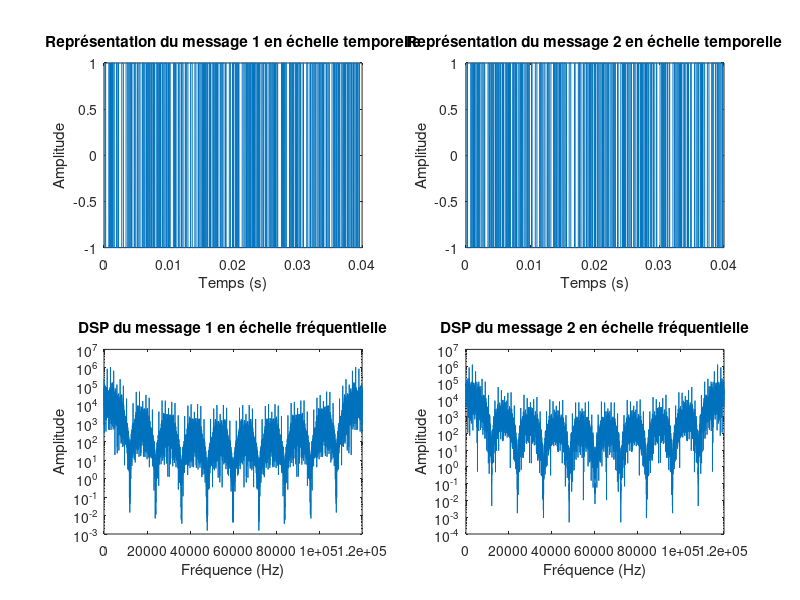
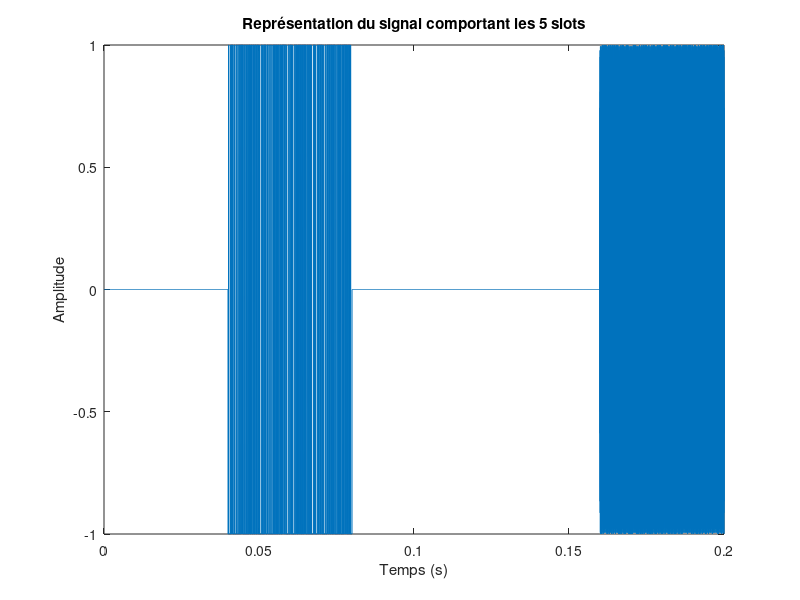
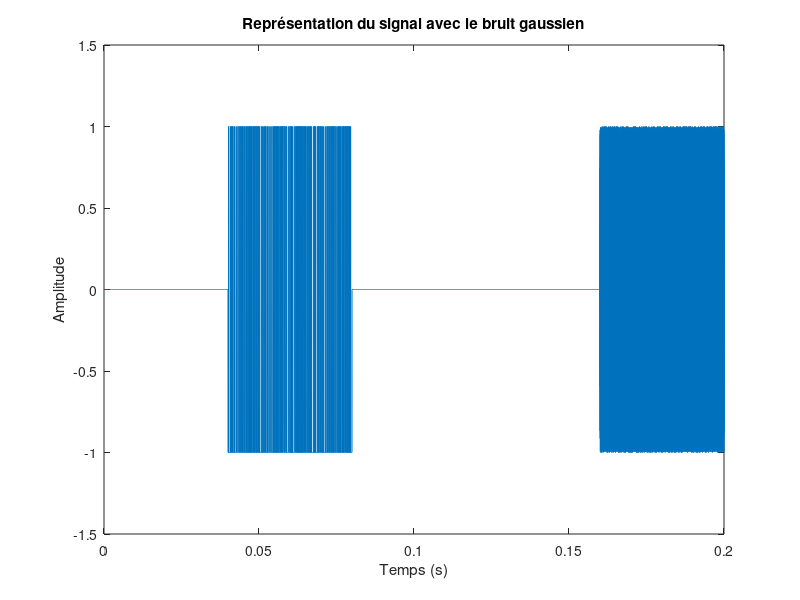
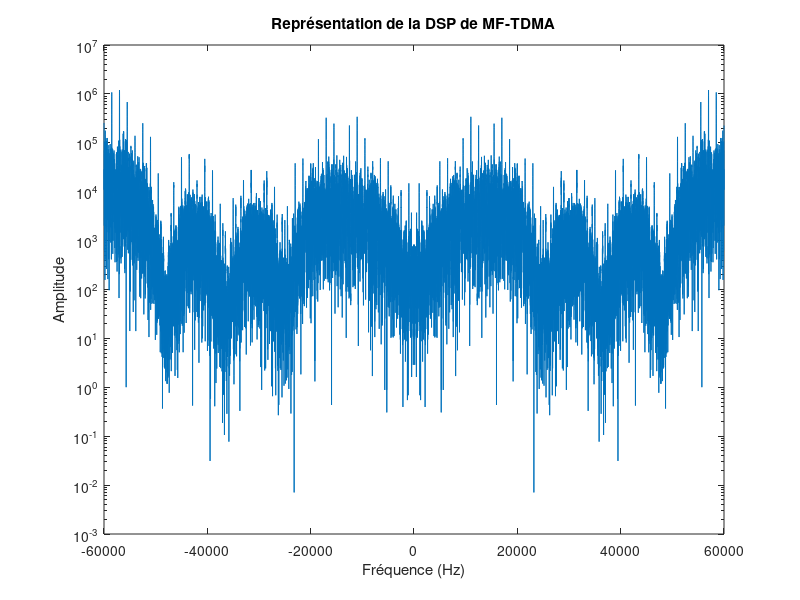

MATLAB code for these plots, in order: (Note: this script raises an error after producing the figures.)
clear;
close all;
clc;
load('donnees1.mat');
load('donnees2.mat');

%%%%%%%%%%%%%%%%%%%%%%%%%%%%%%%%%%%%%%%%%%%%%%%%%
%%3.2.1.1 et définition de toutes nos variables%%
%%%%%%%%%%%%%%%%%%%%%%%%%%%%%%%%%%%%%%%%%%%%%%%%%

fe = 120*10^(3);                        %en Hz et fréquence d'échantillonnage
Te = 1/fe;
T = 40*10^(-3);                         %en secondes
Nbr_bits=length(bits_utilisateur1);
Ts=T/Nbr_bits;
Ns = Ts/Te;
Ordre=61;                               %(Rq : ordre doit être impair)
N=Nbr_bits*Ns;                          %Nombre de points par trame 
Nbr_Slot=5;                             %Nombre de slots
Nbr_total_point=Nbr_Slot*N;
te = Te : Te : Nbr_bits*Ts;             %échelle de temps

%%%%%%%%%%%
%%3.2.1.2%%
%%%%%%%%%%%

%%% message 1

m1=bits_utilisateur1 ;
m1_t = kron(m1, ones(1,Ns));
s1 = (2*m1_t-1);                        %permet d'avoir le message m1 (qui était en bits) avec des +1 -1

%%% message 2

m2=bits_utilisateur2;
m2_t = kron(m2, ones(1,Ns));
s2 = (2*m2_t-1);                        %permet d'avoir le message m2 (qui était en bits) avec des +1 -1

%%%%%%%%%%%
%%3.2.1.3%%
%%%%%%%%%%%

%% DSP des signaux m1 et m2 %%

Zp=2^(nextpow2(length(s1)));
f0= 0 : fe/(Zp-1) : fe;
S1=fft(s1,Zp);                          %TF du message s1
S2=fft(s2,Zp);                          %TF du message s2

%%% Affichage 3.2.1%%%
figure,
    subplot(2,2,1)
    plot(te,s1)
    title("Représentation du message 1 en échelle temporelle");
    xlabel("Temps (s)");
    ylabel("Amplitude");
    subplot(2,2,2)
    plot(te,s2)
    title("Représentation du message 2 en échelle temporelle");
    xlabel("Temps (s)");
    ylabel("Amplitude");
    subplot(2,2,3)
    %semilogy(f0, abs(S1))
    semilogy(f0, abs(S1).^2)

    %title("Représentation du message 1 en echelle fréquentielle");
    title("DSP du message 1 en échelle fréquentielle");
    xlabel("Fréquence (Hz)");
    ylabel("Amplitude");
    subplot(2,2,4)
    %semilogy(f0, abs(S2))
    semilogy(f0, abs(S2).^2)
    %title("Représentation du message 2 en echelle fréquentielle");
    title("DSP du message 2 en échelle fréquentielle");
    xlabel("Fréquence (Hz)");
    ylabel("Amplitude");

%%%%%%%%%%%
%%3.2.2.1%%
%%%%%%%%%%%

%% Modulation des signaux à l'aide de cosinus %%
ts = Te : Te : 2400*Ts;                 %échelle de temps adapté au nombre de point
fp2=46*10^3;                            %fréquence porteuse 2
x1 = kron ([0 1 0 0 0], s1 );           %message x1 sur le deuxième slot dans un paquet de 5slots
x1t=x1;                                 %fp1 est égal à 0 donc le cosinus n'a aucune influence sur ce message (modulé)
x2 = kron ([0 0 0 0 1], s2 );           %message x1 sur le deuxième slot dans un paquet de 5slots
x2t=x2.*cos(2*pi*fp2*ts);               %x2*cosinus avec la fréquence porteuse fp2 (modulé)
X=x1t+x2t;                              %la somme des deux

figure,
    plot(ts,X)
    title("Représentation du signal comportant les 5 slots");
    xlabel("Temps (s)");
    ylabel("Amplitude");


%%%%%%%%%%%
%%3.2.2.2%%
%%%%%%%%%%%

%% Ajout du bruit gaussien au signal %%
Px=1;                                   %On considère la puisance du signal à 1 (x=x1+x2)
SNR=100;                                %en dB
Pn=Px*10^(-SNR/10);                     %Puissance du signal gaussien

Bruit=Pn*randn(1,Nbr_total_point);
XB=X+Bruit;
figure,
    plot(ts,XB)
    title("Représentation du signal avec le bruit gaussien");
    xlabel("Temps (s)");
    ylabel("Amplitude");

%%%%%%%%%%%
%%3.2.2.3%%
%%%%%%%%%%%

%% DSP du signal MF-TDMA avec le bruit %%
Zp=2^(nextpow2(length(XB)));            %Zéro Padding
f=linspace(-fe/2,fe/2,Zp);              %Création de l'échelle fréquentielle
XX=abs(fft(XB,Zp)).^2;                  %Création de la DSP du signal MF-TDMA avec bruit

figure,
    semilogy(f, XX);
    title("Représentation de la DSP de MF-TDMA");
    xlabel("Fréquence (Hz)");
    ylabel("Amplitude");
    
%%%%%%%%%%%
%%4.1.1.1%%
%%%%%%%%%%%

fc = 23000;                                         %(fp1+fp2)/2
fcb = fc/fe;
hpb = 2*fcb*sinc(2*fcb*[-(Ordre-1)/2:(Ordre-1)/2]); %réponse impulsionnelle d'un filtre passe-bas
Hpb = fft(hpb,Zp);                                  %réponse fréquentielle du filtre passe-bas

%%%%%%%%%%%
%%4.1.1.2%%
%%%%%%%%%%%

XB = [XB zeros(1, (Ordre-1)/2)];                    % Ajout de 0 à la fin du signal pour éviter les problèmes de retard
ypb=filter(hpb,1,XB);                               % cela correspond à x1til
ypb=ypb(((Ordre-1)/2)+1:end);                       % On retire les 0 après le filtrage
ypb_TF=fft(ypb,Zp);                                 %TF de la sortie par un filtre passe-bas
DSPY = abs(ypb_TF).*abs(ypb_TF);                    %DSP de la sortie par un filtre passe-bas
figure,
    subplot(2,1,1)
    plot([-(Ordre-1)/2:(Ordre-1)/2],hpb)
    title("Représentation de la réponse impulsionnelle du filtre passe bas");
    xlabel("Temps (s)");
    ylabel("Amplitude");
    subplot(2,1,2)
    semilogy(f, abs(fftshift(ypb_TF)))
    title("Représentation de la réponse du filtre passe bas en fréquentielle");
    xlabel("Fréquence (Hz)");
    ylabel("Amplitude");

figure,
    semilogy(f, fftshift(XX))
    hold on
    semilogy(f, fftshift(abs(max(XX)*Hpb)));
    title("Représentation de la DSP du signal MF-TDMA et le module de la réponse en fréquentielle du filtre passe bas");
    xlabel("Fréquence (Hz)");
    ylabel("Amplitude");
    legend({'DSP du signal MF-TDMA','Réponse en fréquentielle du filtre passe bas'},'Location','Southwest')
    


    


%%%%%%%%%
%%4.1.2%%
%%%%%%%%%

%% Implantation du filtre passe haut %%
hph=-hpb;                                           % réponse impulsionnelle passe-haut (définition dans l'énoncé) hph = dirac - hpb
hph((Ordre-1)/2+1)=1-hpb((Ordre-1)/2+1);            % réponse impulsionnelle passe-haut pour le cas à part où le Dirac vaut 1

%% Implantation du filtre passe haut de type RIF %%
yph=filter(hph,1,XB);                               % cela correspond à x2til
yph=yph(((Ordre-1)/2)+1:end);                       % on prend qu'à partir de (Ordre-1)/2 + 1 pour ne pas prendre en compte les 0 
                                                    % ajoutés à l'entrée du filtre pour éviter le retard 
yph_TF=fft(yph,Zp);                                 % TF de la sortie du filtre

HPH=fft(hph,Zp);                                    % réponse fréquentielle du filtre passe-haut

figure,
    subplot(2,1,1)
    plot([-(Ordre-1)/2:(Ordre-1)/2],hph)
    title("Représentation de la réponse impulsionnelle du filtre passe haut");
    xlabel("Temps (s)");
    ylabel("Amplitude");
    subplot(2,1,2)
    semilogy(f, abs(fftshift(yph_TF)))
    title("Représentation de la réponse du filtre passe haut en fréquentielle");
    xlabel("Fréquence (Hz)");
    ylabel("Amplitude");

figure,
    semilogy(f, fftshift(XX))
    hold on
    semilogy(f, fftshift(abs(max(XX)*HPH)));
    title("Représentation de la DSP du signal MF-TDMA et le module de la réponse en fréquentielle du filtre passe haut");
    xlabel("Fréquence (Hz)");
    ylabel("Amplitude");
    legend({'DSP du signal MF-TDMA','Réponse en fréquentielle du filtre passe haut'},'Location','Southwest')

%%%%%%%%%
%%4.1.3%%
%%%%%%%%%


figure,
   subplot(2,1,1);
   plot(ts,ypb);
   title("Représentation du message x1till");
   xlabel("Temps (s)");
   ylabel("Amplitude");
   subplot(2,1,2);
   plot(ts, yph);
   title("Représentation du message x2till");
   xlabel("Temps (s)");
   ylabel("Amplitude");
 


%%%%%%%%%
%%%4.2%%%
%%%%%%%%%

%% Réalisation du deuxième filtrage et multiplication avec un cosinus
ytilpb=ypb;                                        %sortie du premier passe-bas modulé
ytilpb = [ytilpb zeros(1,(Ordre-1)/2)];            %ajout des zéros pour éviter le problème de retard
yfiltrerpb=filter(hpb,1,ytilpb);                   %application d'un filtre passe-bas
yfiltrerpb=yfiltrerpb(((Ordre-1)/2)+1:end);        %on reprend à (Ordre-1)/2 + 1 pour ne pas prendre en compte les zéros ajouté à l'entrée du filtre

ytilph=yph.*cos(2*pi*fp2*ts);                      %sortie du passe-haut modulé
ytilph = [ytilph zeros(1,(Ordre-1)/2)];            %ajout des zéros pour éviter le problème de retard
yphfiltrerpb=filter(hpb,1,ytilph);                 %application d'un filtre passe-bas
yphfiltrerpb=yphfiltrerpb(((Ordre-1)/2)+1:end);    %on reprend à (Ordre-1)/2 + 1 pour ne pas prendre en compte les zéros ajouté à l'entrée du filtre


figure,
    subplot(2,1,1)
    plot(ts,yfiltrerpb);
    title("Représentation du message 1 avec le retour en bande de base");
    xlabel("Temps (s)");
    ylabel("Amplitude");
    subplot(2,1,2)
    plot(ts,yphfiltrerpb);
    title("Représentation du message 2 avec le retour en bande de base");
    xlabel("Temps (s)");
    ylabel("Amplitude");

%%%%%%%%%
%%%4.3%%%
%%%%%%%%%

%%on prend le slot avec l'énergie la plus importante et on conserve le slot


x1_prime_slot=reshape(yfiltrerpb,length(yfiltrerpb)/Nbr_Slot,Nbr_Slot); %On reforme notre matrice de façon à avoir 5 slots distincts

Energie_slot0=sum(abs(x1_prime_slot));                                  %On fait la somme de l'energie de 
                                                                        %chaque slot que l'on regroupe dans un tableau

[max_energie,Slot_max_energie_1]=max(Energie_slot0);                    %On cherche le max de ce tableau

disp(Slot_max_energie_1)                                                %Vérification que le Slot du maximum d'énergie est bien le deuxième
Message_Retrouver_1 = x1_prime_slot(:,Slot_max_energie_1);              %Le message correspond au slot avec le maximum d'énergie

figure,
    plot(te, Message_Retrouver_1)
     title("Représentation du messageretrouvé 1");
     xlabel("Temps (s)");
     ylabel("Amplitude");
     
 %% On réalise exactement les même étapes que pour le message 1 avec le message 2    
     
x2_prime_slot=reshape(yphfiltrerpb,length(yfiltrerpb)/Nbr_Slot,Nbr_Slot);%On reforme notre matrice de façon à avoir 5 slots distincts

Energie_slot1=sum(abs(x2_prime_slot));                                   %On fait la somme de l'energie de 
                                                                         %chaque slot que l'on regroupe dans un tableau

[max_energie2,Slot_max_energie_2]=max(Energie_slot1);                    %On cherche le max de ce tableau

disp(Slot_max_energie_2)                                                 %Vérification que le Slot du maximum d'énergie est bien le cinquième
Message_Retrouver_2 = x2_prime_slot(:,Slot_max_energie_2);               %Le message correspond au slot avec le maximum d'énergie

figure,
    plot(te, Message_Retrouver_2)
    title("Représentation du messageretrouvé 2");
    xlabel("Temps (s)");
    ylabel("Amplitude");

%%%%%%%%%
%%%4.4%%%
%%%%%%%%%
 
%% On réalise la démodulation en bande de base pour chaque message

%Message 1

SignalFiltre=filter(ones(1,Ns),1,Message_Retrouver_1) ; %La démodulation d'après l'énoncé
SignalEchantillonne=SignalFiltre(Ns :Ns :end) ;
BitsRecuperes1=(sign(SignalEchantillonne)+1)/2 ;
texte1 = bin2str(BitsRecuperes1);
disp(texte1)                                            % affichage du premier indice

%Message 2

SignalFiltre=filter(ones(1,Ns),1,Message_Retrouver_2) ; %La démodulation d'après l'énoncé
SignalEchantillonne=SignalFiltre(Ns :Ns :end) ;
BitsRecuperes2=(sign(SignalEchantillonne)+1)/2 ;
texte2 = bin2str(BitsRecuperes2);
disp(texte2)                                            % affichage du deuxième indice